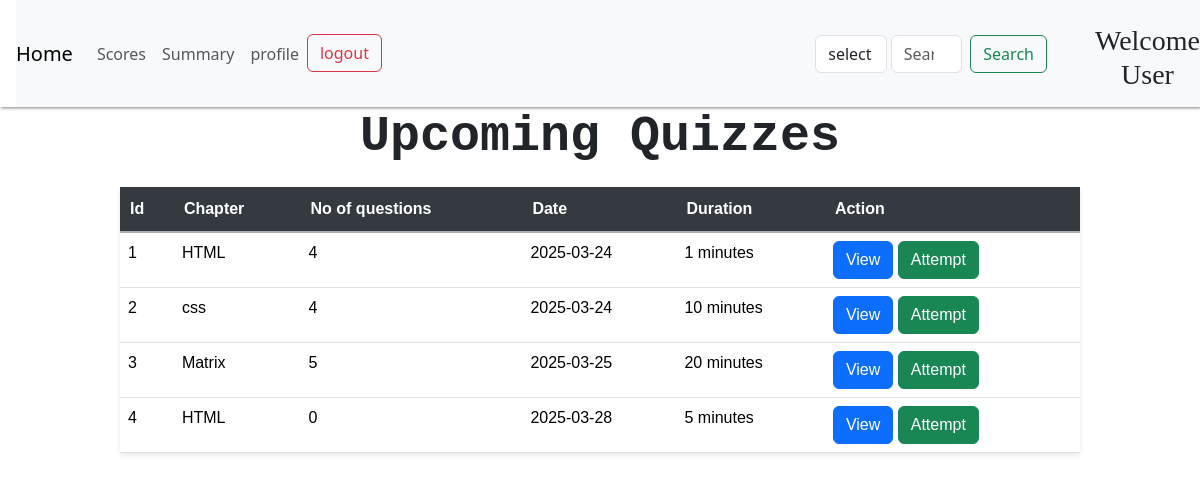
Screenshot of /user_dashboard with the database file from the repository.
### models.py (models this page shows)
class Quiz(db.Model):
    id =db.Column(db.Integer, primary_key=True, autoincrement=True)
    chapter_id=db.Column(db.Integer, db.ForeignKey('chapter.id', name='FK_quiz_chapter_id'), nullable=False)
    date_of_quiz=db.Column(db.Date, nullable=False)
    time_duration= db.Column(db.Integer, nullable=False)
    no_of_questions=db.Column(db.Integer, nullable=True)
    notes=db.Column(db.String(50), nullable=True)
    questions=db.relationship('Question', backref='quiz', lazy=True)
    score=db.relationship('Scores', backref='quiz', lazy=True)

class Chapter(db.Model):
    id =db.Column(db.Integer, primary_key=True, autoincrement=True)
    subject_id=db.Column(db.Integer, db.ForeignKey('subject.id', name='FK_chapter_subject_id'), nullable=False)
    name=db.Column(db.String(50), nullable=False)
    description=db.Column(db.String(100), nullable=True)
    quizs=db.relationship('Quiz', backref='chapter', lazy=True)

### routes.py (the view, shortened to what this page needs)
@app.route('/user_dashboard', methods=['GET','POST'])
def user_dashboard():
    query = request.args.get("query", "").strip().lower()
    search_type = request.args.get("search_type", "select")
    quizzes= Quiz.query.all()
    quiz_data = []
    for quiz in quizzes:
        chapter= Chapter.query.get(quiz.chapter_id)
        question_count = Question.query.filter_by(quiz_id=quiz.id).count()
        quiz_data.append((quiz,chapter, question_count))
    return render_template('user_dashboard.html', quizzes=quiz_data,query = query, search_type= search_type)

### templates/user_dashboard.html (shortened to what this page needs)
<!DOCTYPE html>
<html lang="en">
<head>
    <link rel="stylesheet" href="{{ url_for('static', filename= 'style_index.css') }}">
    <link href="https://cdn.jsdelivr.net/npm/bootstrap@5.3.2/dist/css/bootstrap.min.css" rel="stylesheet">
    <link rel="stylesheet" href="https://cdnjs.cloudflare.com/ajax/libs/aos/2.3.4/aos.css">
    <link rel="stylesheet" href="https://cdnjs.cloudflare.com/ajax/libs/font-awesome/6.7.2/css/all.min.css">
    <link href="https://cdn.jsdelivr.net/npm/bootstrap@5.3.3/dist/css/bootstrap.min.css" rel="stylesheet">
</head>
<body>
     <div class="usernav" style="box-shadow: 1px 1px 3px grey;">
    <nav class="navbar navbar-expand-lg navbar-light bg-light" style="margin-left: 1rem;">
        <a class="navbar-brand" href="/user_dashboard">Home</a>
        <div class="collapse navbar-collapse" id="navbarSupportedContent">
          <ul class="navbar-nav mr-auto">
            <li class="nav-item">
              <a class="nav-link" href="{{ url_for('user_scores') }}">Scores</a>
            </li>
            <li class="nav-item">
              <a class="nav-link " href="{{ url_for('user_summary') }}">Summary</a>
            </li>
            <li class="nav-item">
                <a href="{{ url_for('profile') }}" class="nav-link">profile</a>
            </li>
            <li class="nav-item">
                <a href="/login" class="btn btn-outline-danger">logout</a>
            </li>
          </ul>
          <form method="GET" action="/user_dashboard"  class="form-inline my-2 my-lg-0" style="display: flex; margin-left:39%">
            <select class="form-control mr-sm-2" type="search" style="margin-left: 0rem; margin-right:4px;" name="search_type">
              <option value="" disable selected>select</option>
            </select>
            <input class="form-control mr-sm-2" type="search" placeholder="Search" aria-label="Search" name="query" value="{{ query or '' }}">
            <button class="btn btn-outline-success my-2 my-sm-0" type="submit" style="margin-left: 0.5rem; margin-right:1rem;">Search</button>
          </form>
          <div>
            <h3  class="wel" id="wel">Welcome User</h3>
          </div>
        </div>
      </nav>
    </div>
{% if not quizzes %}
<h2 style="text-align: center; color:Red; font-weight:bold" >No Upcoming quizzes</h2>
{% else %}
    <div class="userdash" id="userdash">
    <h2 style="text-align:center; font-family: 'Courier New', Courier, monospace; font-weight:bold; font-size:50px" >Upcoming Quizzes</h2>
    <table class="table table-style table-hover" id="scot">
        <thead class="thead-dark" style="justify-content: space-around;">
            <tr style="justify-content: space-around;">
                <th>Id</th>
                <th>Chapter</th>
                <th>No of questions</th>
                <th>Date</th>
                <th>Duration</th>
                <th>Action</th>
            </tr>
        </thead>
        <tbody>
            {% for quiz,chapter, question_count in quizzes %}
            <tr>
                <td>{{ loop.index }}</td>
                <td>{{ chapter.name }}</td>
                <td>{{ question_count }}</td>
                <td>{{ quiz.date_of_quiz.strftime('%Y-%m-%d') }}</td>
                <td>{{ quiz.time_duration }} minutes</td>
                <td>
                    <a href="{{ url_for('quiz_details', quiz_id=quiz.id) }}" class="btn btn-primary">View</a>
                    <a href="{{ url_for('quiz_attempt', quiz_id=quiz.id, question_num= 1) }}" class="btn btn-success">Attempt</a>
                </td>
            </tr>
            {% endfor %}
        </tbody>
    </table>
</div>
{% endif %}
</body>
</html>

### static/style_index.css (style rules this page uses)
body,html { height: 100%; margin: 0%; padding: 0%; background: none !important; }
.form-control { background-color: whitesmoke; }
#wel.wel { position: relative; text-align: center; font-family:poppins; padding-top:1rem; margin-left:2rem; }
.userdash table { position: relative; width: 80%; margin: 20px auto; margin-left: 10%; margin-right: 10%; justify-content: space-around; border-collapse:collapse ; box-shadow: 0px 2px 5px rgba(0, 0, 0, 0.1); font-family: sans-serif; }
.table thead.thead-dark th { background-color: #343a40; color: #ffffff; padding: 10px; text-align: left; border-bottom: 2px solid #aaafb3; }
.userdash .table th { padding: 10px; text-align: left; border-bottom: 1px solid #dee2e6; }

### rows the page displays
Quiz: name "HTML", no_of_questions "4", date_of_quiz "2025-03-24", time_duration "1"
Quiz: name "css", no_of_questions "4", date_of_quiz "2025-03-24", time_duration "10"
Quiz: name "Matrix", question_count "5", date_of_quiz "2025-03-25", time_duration "20"
Quiz: name "HTML", no_of_questions "0", date_of_quiz "2025-03-28", time_duration "5"
